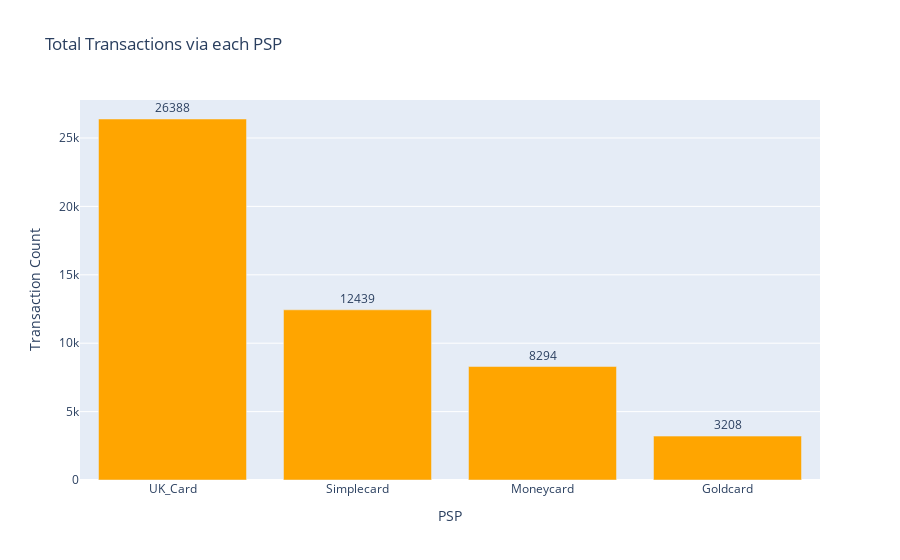

The notebook cell saved with this chart:
### Code cell
#Processing data to get transaction counts by PSP
psp_transactions = df3["PSP"].value_counts().reset_index()
psp_transactions.rename(columns={"index":"PSP", "PSP":"TransactionCount"}, inplace=True)

#Plotting bar graph to visualize total transactions via each PSP 
fig = px.bar(psp_transactions, x='PSP', y='TransactionCount',
             title='Total Transactions via each PSP', 
             text='TransactionCount',  
             labels={'TransactionCount': 'Transaction Count'})

fig.update_traces(marker_color='orange',texttemplate='%{text}', textposition='outside')
fig.show()

### Figure 1 — Plotly figure (JSON) as saved in the notebook; plotly's stock layout.template omitted (floating-point values rounded to 4 significant figures)
{"data": [{"alignmentgroup": "True", "hovertemplate": "PSP=%{x}<br>Transaction Count=%{text}<extra></extra>", "legendgroup": "", "marker": {"color": "orange", "pattern": {"shape": ""}}, "name": "", "offsetgroup": "", "orientation": "v", "showlegend": false, "text": ["26388", "12439", "8294", "3208"], "textposition": "outside", "texttemplate": "%{text}", "type": "bar", "x": ["UK_Card", "Simplecard", "Moneycard", "Goldcard"], "xaxis": "x", "y": [26388, 12439, 8294, 3208], "yaxis": "y"}], "layout": {"barmode": "relative", "legend": {"tracegroupgap": 0}, "title": {"text": "Total Transactions via each PSP"}, "xaxis": {"anchor": "y", "domain": [0, 1], "title": {"text": "PSP"}}, "yaxis": {"anchor": "x", "domain": [0, 1], "title": {"text": "Transaction Count"}}}}
